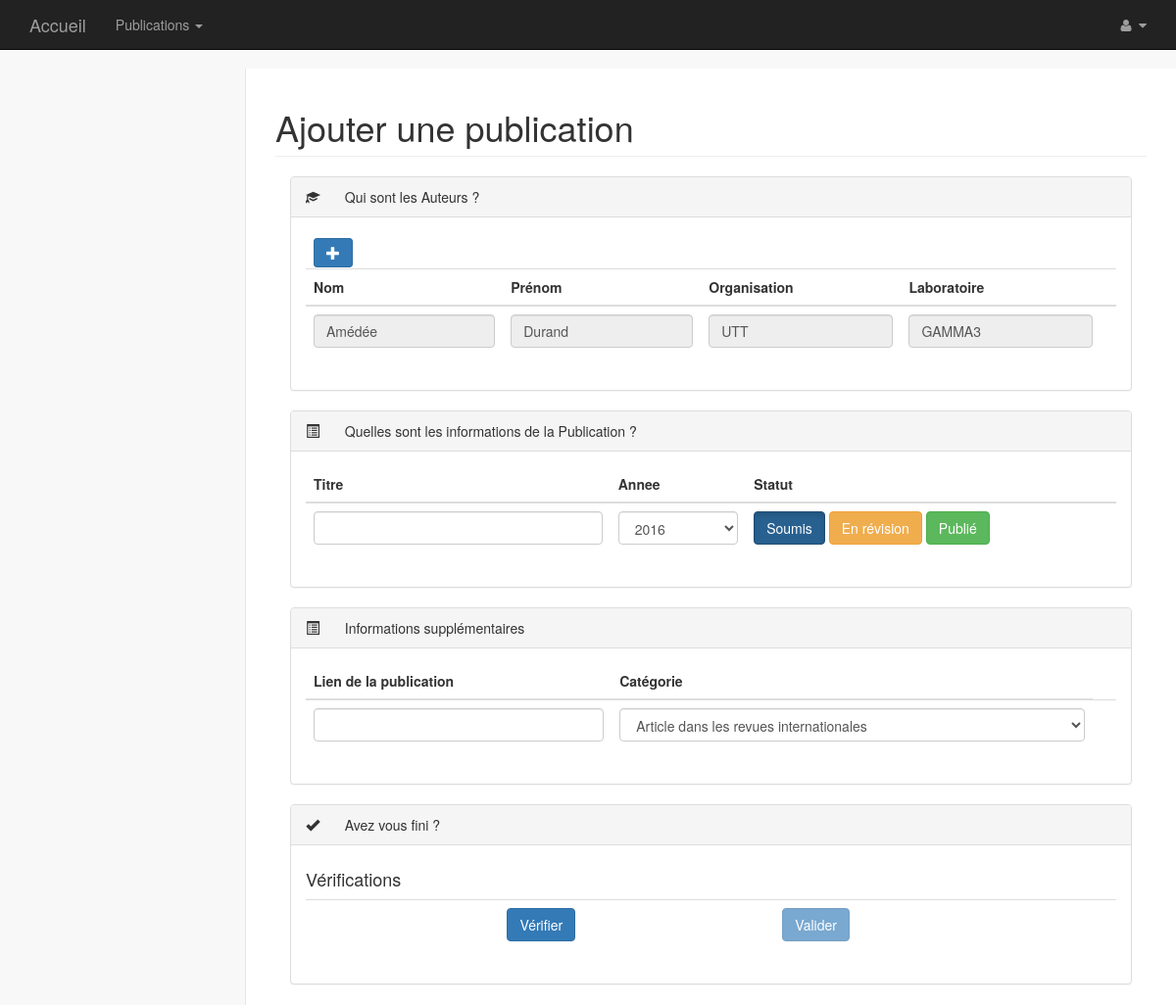
/index.php?controleur=ajoutPublication (signed in), run on the app's committed database.
### tables this page shows
CREATE TABLE IF NOT EXISTS `Auteur` (
  `id` int(11) NOT NULL AUTO_INCREMENT,
  `organisation` varchar(50) NOT NULL,
  `equipe` varchar(25) NOT NULL,
  `nom` varchar(25) NOT NULL,
  `prenom` varchar(25) NOT NULL,
  PRIMARY KEY (`id`)
);

### Controleur/ControleurAjoutPublication.php (called while the page is built, shortened)
<?php
	class ControleurAjoutPublication extends ControleurSecurise{
		private $chercheurUTT;
		public function __construct(){
		    $this->chercheurUTT = new Chercheur_UTT(null, 'nom', 'prenom', 'UTT', 'equipe', 'login', 'mdp');
		}
		public function index(){
                    $utilisateur = $this->chercheurUTT->getChercheur($this->requete->getSession()->getAttribut('idUtilisateur'));
                    $this->genererVue(array('titrePage' => 'Ajouter une publication', 'nomDefaut' => $utilisateur->getNom(), 'prenomDefaut' => $utilisateur->getPrenom(), 'organisationDefaut' => $utilisateur->getOrganisation(), 'laboratoireDefaut' => $utilisateur->getEquipe()));
                }
    }

### Core/Routeur.php (called while the page is built, shortened)
<?php
    class Routeur{
        public function routerRequete(){
            try{
                $requete = new Requete(array_merge($_GET, $_POST));
                $controleur = $this->creerControleur($requete);
                $action = $this->creerAction($requete);
                $controleur->executerAction($action);
            }
            catch(Exception $e){
                $this->gererErreur($e);
            }
        }
        private function creerControleur(Requete $requete){
            $controleur = "Accueil";
            if($requete->existeParametre('controleur')){
                $controleur = $requete->getParametre('controleur');
                $controleur = ucfirst($controleur);
            }
            $classeControleur = 'Controleur' . $controleur;
            $fichierControleur = 'Controleur/' . $classeControleur . '.php';
            if(file_exists($fichierControleur)){
                $controleur = new $classeControleur();
                $controleur->setRequete($requete);
                return $controleur;
            }
            else{
                throw new Exception("Fichier '$fichierControleur' introuvable");
            }
        }
        private function creerAction(Requete $requete){
            $action = "index";
            return $action;
        }
    }

### index.php (called while the page is built, shortened)
<?php
    require 'Core/Routeur.php';
    $routeur = new Routeur();
    $routeur->routerRequete();

### Core/Configuration.php (called while the page is built)
<?php
    class Configuration{
        private static $parametres;
        public static function get($nom, $valeurDefaut = null){
            if(isset(self::getParametres()[$nom])){
                $valeur = self::getParametres()[$nom];
            }
            else{
                $valeur = $valeurDefaut;
            }
            return $valeur;
        }
        private static function getParametres(){
            if(self::$parametres == null){
                $cheminFichier = 'Config/prod.ini';
                if(!file_exists($cheminFichier)){
                    $cheminFichier = 'Config/dev.ini';
                }
                if(!file_exists($cheminFichier)){
                    throw new Exception('Aucun fichier de configuration trouvé');
                }
                else{
                    self::$parametres = parse_ini_file($cheminFichier);
                }
            }
            return self::$parametres;
        }
    }

### Core/Modele.php (called while the page is built)
<?php
    require_once 'Configuration.php';
    abstract class Modele{
        private static $bdd;
        protected function executerRequete($sql, $params = null){
            if($params == null){
                $resultat = self::getBdd()->query($sql);
            }
            else{
                $resultat = self::getBdd()->prepare($sql);
                $resultat->execute($params);
            }
            return $resultat;
        }
        private static function getBdd(){
            if(self::$bdd == null){
                $dsn = Configuration::get("dsn");
                $login = Configuration::get("login");
                $mdp = Configuration::get("mdp");
                self::$bdd = new PDO($dsn, $login, $mdp,
                            array(PDO::ATTR_ERRMODE => PDO::ERRMODE_EXCEPTION));
            }
            return self::$bdd;
        }
    }

### Classes/Chercheur.php (called while the page is built, shortened)
<?php
    require_once 'Core/Modele.php';
    class Chercheur extends Modele{
        public function getChercheur($id){
            $sql = 'SELECT * FROM Auteur WHERE id = ?';
            $resultat = $this->executerRequete($sql, array($id));
            $chercheurID = $resultat->fetch();
            $chercheur = new Chercheur($chercheurID['id'], $chercheurID['nom'], $chercheurID['prenom'], $chercheurID['organisation'], $chercheurID['equipe']);
            return $chercheur;
        }
    }

### Vue/AjoutPublication/index.php (the view, shortened to what this page needs)
<?php
    $this->stylesCss = '
    <link href="bootstrap/bower_components/metisMenu/dist/metisMenu.min.css" rel="stylesheet">
    <link href="bootstrap/dist/css/timeline.css" rel="stylesheet">
    <link href="bootstrap/dist/css/sb-admin-2.css" rel="stylesheet">
    <link href="bootstrap/bower_components/morrisjs/morris.css" rel="stylesheet">
    <link href="bootstrap/bower_components/font-awesome/css/font-awesome.min.css" rel="stylesheet" type="text/css">
    <link href="styles/css/Moncss.css" rel="stylesheet" type="text/css">';
?>
 <div id="page-wrapper">
    <div class="row">
        <div class="col-lg-12">
           <h1 class="page-header"><?= $titrePage ?></h1>
        </div>
    </div>
    <div id="contenu">
        <form method="POST" action="index.php?controleur=ajoutPublication&action=ajouterPublication">
        <div class="col-lg-12">
            <div class="panel panel-default">
                <div class="panel-heading">
                    <span class="glyphicon glyphicon-education" aria-hidden="true"></span>
                    Qui sont les Auteurs ?
                </div>
                <div class="panel-body">
                    <div class="row">
                        <div class="col-lg-12">
                            <div class="table-responsive">
                                <table class="table">
                                    <thead>
                                        <tr>
                                            <td>
                                                <div class=" B_a" data-toggle="buttons">
                                                    <label class="btn btn-primary B_aP glyphicon glyphicon-plus"></label>
                                            <td/>
                                        <tr>
                                            <th>Nom<br/></th>
                                            <th>Prénom<br/></th>
                                            <th>Organisation<br/></th>
                                            <th>Laboratoire<th/>
                                        </tr>
                                    </thead>
                                    <tbody class="auteur-origin" >
                                        <tr>
                                            <td><input class="form-control verif" type="text" value="<?= $nomDefaut ?>"  readonly name="nom[]"></td>
                                            <td><input class="form-control verif" type="text" readonly value="<?= $prenomDefaut ?>" name="prenom[]"></td>
                                            <td><input class="form-control verif Maorga" type="text" readonly value="<?= $organisationDefaut ?>" name="organisation[]"></td>
                                            <td><input class="form-control verif" type="text" readonly value="<?= $laboratoireDefaut?>" name="departement[]"></td>
                                        </tr>
                                    </tbody>
                                </table>
                            </div>
                        </div>
                    </div>
                </div>
            </div>
        </div>
        <div class="col-lg-12">
            <div class="panel panel-default">
                <div class="panel-heading">
                    <span class="glyphicon glyphicon-list-alt" aria-hidden="true"></span>
                    Quelles sont les informations de la Publication ?
                </div>
                <div class="panel-body">
                    <div class="row">
                        <div class="col-lg-12">
                            <div class="table-responsive">
                                <table class="table">
                                    <thead>
                                        <tr>
                                            <th>Titre<br/></th>
                                            <th>Annee<br/></th>
                                            <th>Statut<br/></th>
                                        </tr>
                                    </thead>
                                    <tbody>
                                    <tr>
                                        <td>
                                            <input class="form-control verif" type="text" value="" name="titre">
                                        </td>
                                        <td>
                                            <select class="form-control verif" name="annee" value="">
                                                <option value ="2016">2016</option>
                                            </select>
                                        </td>
                                        <td>
                                            <div class="" data-toggle="buttons">
                                                <label class="btn btn-primary active">
                                                    <input type="radio" name="statut" value="soumis" autocomplete="off" checked> Soumis
                                                </label>
                                                <label class="btn btn-warning">
                                                    <input type="radio" name="statut" value="revision" autocomplete="off"> En révision
                                                </label>
                                                <label class="btn btn-success">
                                                    <input type="radio" name="statut" value="publie" autocomplete="off"> Publié
                                                </label>
                                            </div>
                                        </td>
                                    </tr>
                                </tbody>
                            </table>
                        </div>
                    </div>
                </div>
            </div>
        </div>
    </div>
    <div class="col-lg-12">
        <div class="panel panel-default">
            <div class="panel-heading">
                <span class="glyphicon glyphicon-list-alt" aria-hidden="true"></span>
                Informations supplémentaires
            </div>
                <div class="panel-body">
                    <div class="row">
                        <div class="col-lg-12">
                            <div class="table-responsive">
                                <table class="table">
                                    <thead>
                                        <tr>
                                            <th>Lien de la publication<br/></th>
                                            <th>Catégorie<br/></th>
                                        </tr>
                                    </thead>
                                    <tbody>
                                        <tr>
                                            <td>
                                                <input class="form-control verif" type="text" value="" name="reference">
                                            </td>
                                            <td>
                                                <select class="form-control Maclass verif" name="categorie" value="">
                                                    <option value ="RI">Article dans les revues internationales</option>
                                                </select>
                                            </td>
                                            <td>
                                            </td>
                                        </tr>
                                    </tbody>
                                </table>
                            </div>
                        </div>
                    </div>
                </div>
            </div>
        </div>
        <div class="col-lg-12">
                <div class="panel panel-default">
                    <div class="panel-heading">
                        <span class="glyphicon glyphicon-ok" aria-hidden="true"></span>
                        Avez vous fini ?
                    </div>
                    <div class="panel-body">
                        <div class="row">
                            <div class="col-lg-12">
                                <div class="table-responsive">
                                    <table class="table">
                                        <tbody>
                                            <tr>
                                                <td><label class="btn btn-primary submitjs pull-right" >Vérifier</label></td>
                                                <td>
                                                    <input type="submit" name="valider" class="submitnojs btn btn-primary submitnojs pull-right" disabled="disabled" value="Valider">
                                                </td><td></td><td></td><td></td><td></td><td></td>
                                            </tr>
                                            <tr>
                                                <h4>Vérifications</h4>
                                            </tr>
                                        </tbody>
                                    </table>
                                </div>
                            </div>
                        </div>
                    </div>
                </div>
            </div>
        </form>
    </div>
<div class="row">
            </div>
</div>

### styles/css/Moncss.css (style rules this page uses)
.Maclass { display: inline; }
.B_aP { display : inline; }

### data on the page
auteur: nom "Amédée", prenom "Durand", organisation "UTT", equipe "GAMMA3"

### other printed values
$titrePage "Ajouter une publication"
